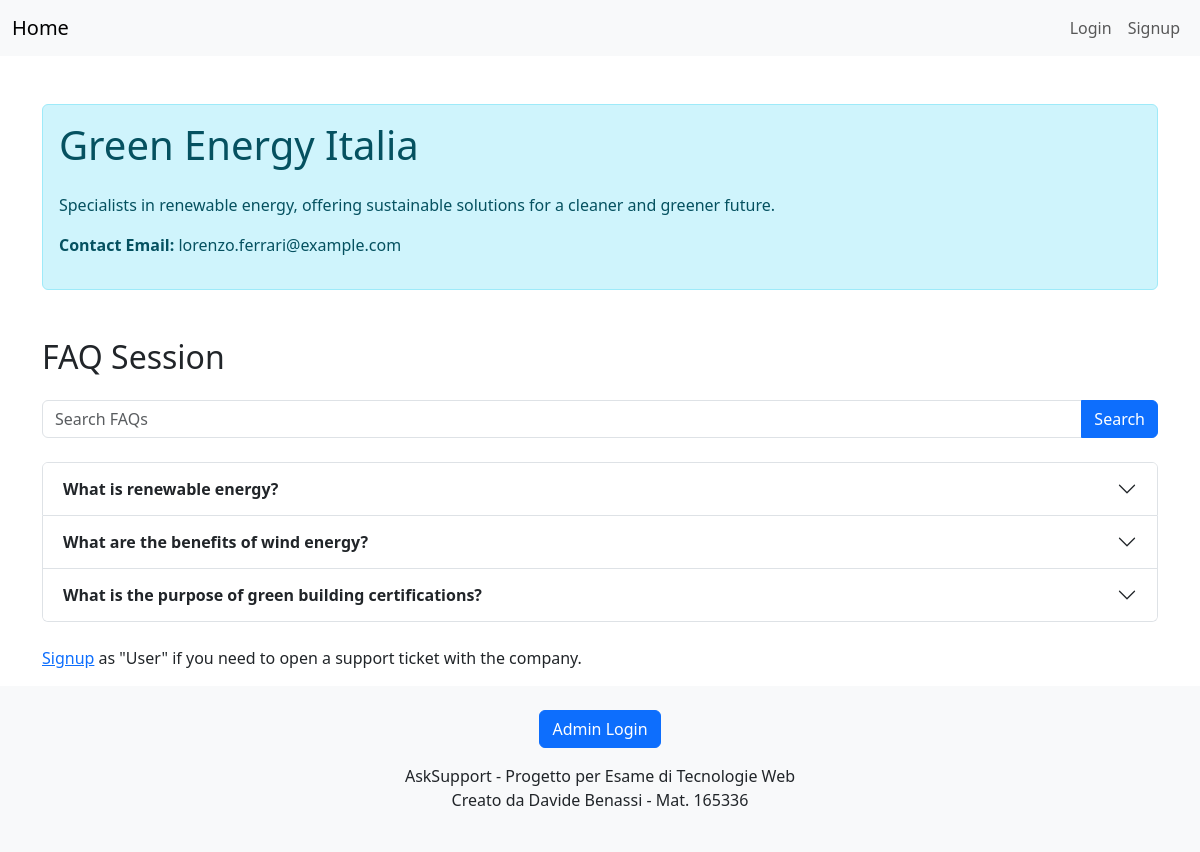
Page /companies/2/ on the committed database.
### companies/models.py (models this page shows, shortened)
class Company(models.Model):
    name = models.CharField(max_length=100)
    description = models.TextField()
    admin = models.OneToOneField(User, on_delete=models.CASCADE, related_name='related_company')
    companyLogo = models.ImageField(
        upload_to='images/companies_logos/',
        default='images/default/blank_company_logo.png',
        blank=True      # Optional field
    )

class FAQ(models.Model):
    question = models.TextField()
    answer = models.TextField()
    company = models.ForeignKey(Company, on_delete=models.CASCADE, related_name='faqs')
    approved = models.BooleanField(default=False)

### companies/views.py (the view, shortened to what this page needs)
# urls.py: path('<int:pk>/', CompanyPageView.as_view(), name='company-page'),
class CompanyPageView(FormMixin, DetailView):
    model = Company
    template_name = 'company_page.html'
    context_object_name = 'company'
    form_class = TicketForm
    def get_context_data(self, **kwargs):
        context = super().get_context_data(**kwargs)
        company = self.get_object()
        query = self.request.GET.get('q', '')
        if query:
            faqs = company.faqs.filter(
                approved=True
            ).filter(
                Q(question__icontains=query) | Q(answer__icontains=query)
            )
        else:
            faqs = company.faqs.all().filter(approved=True)
        context['faqs'] = faqs
        context['form'] = self.get_form()
        context['query'] = query  # Passa la query al template per prepopolare la barra di ricerca
        return context

### tickets/forms.py
class TicketForm(forms.ModelForm):
    class Meta:
        model = Ticket
        fields = ['title', 'description', 'priority']
        widgets = {
            'title': forms.TextInput(attrs={'class': 'form-control'}),
            'description': forms.Textarea(attrs={'class': 'form-control', 'rows': 2}),
            'priority': forms.Select(attrs={'class': 'form-control'}),
        }

### companies/templates/company_page.html (shortened to what this page needs)
{% extends "base.html" %}
{% block content %}
<div class="container mt-5">
    <div class="alert alert-info">
        <h1 class="mb-4">{{ company.name }}</h1>
        <p>{{ company.description }}</p>
        <p><strong>Contact Email:</strong> {{ company.admin.email }}</p>
    </div>
    <h2 class="mt-5 mb-4">FAQ Session</h2>
    <form method="get" class="mb-4">
        <div class="input-group">
            <input type="text" class="form-control" name="q" placeholder="Search FAQs" value="{{ request.GET.q }}">
            <button class="btn btn-primary" type="submit">Search</button>
        </div>
    </form>
    {% if faqs %}
        <div class="accordion" id="faqAccordion">
            {% for faq in faqs %}
            <div class="accordion-item">
                <h2 class="accordion-header" id="heading{{ faq.id }}">
                    <button class="accordion-button collapsed" type="button" data-bs-toggle="collapse" data-bs-target="#collapse{{ faq.id }}" aria-expanded="false" aria-controls="collapse{{ faq.id }}">
                        <strong>{{ faq.question }}</strong>
                    </button>
                </h2>
            </div>
            {% endfor %}
        </div>
    {% else %}
        <p class="alert alert-warning">There are no FAQs yet.</p>
    {% endif %}
    {% if user.is_authenticated and not "CompanyAdministrators" in user.groups.all.0.name and not "Employees" in user.groups.all.0.name %}
        <h3 class="mt-5 mb-4">Open a Support Ticket</h3>
        <form method="post" class="p-4 border rounded bg-light">
            {% csrf_token %}
            {{ form.as_p }}
            <button type="submit" class="btn btn-primary w-100 mt-3">Create Ticket</button>
        </form>
    {% else %}
        <p class="mt-4"><a href="{% url 'user-signup' %}">Signup</a> as "User" if you need to open a support ticket with the company.</p>
    {% endif %}
</div>
{% endblock %}

### rows in the picture
Company: name "Green Energy Italia", description "Specialists in renewable energy, offering sustainable solutions for a cleaner and greener future.", admin.email "lorenzo.ferrari@example.com"
FAQ: question "What is renewable energy?"
FAQ: question "What are the benefits of wind energy?"
FAQ: question "What is the purpose of green building certifications?"
